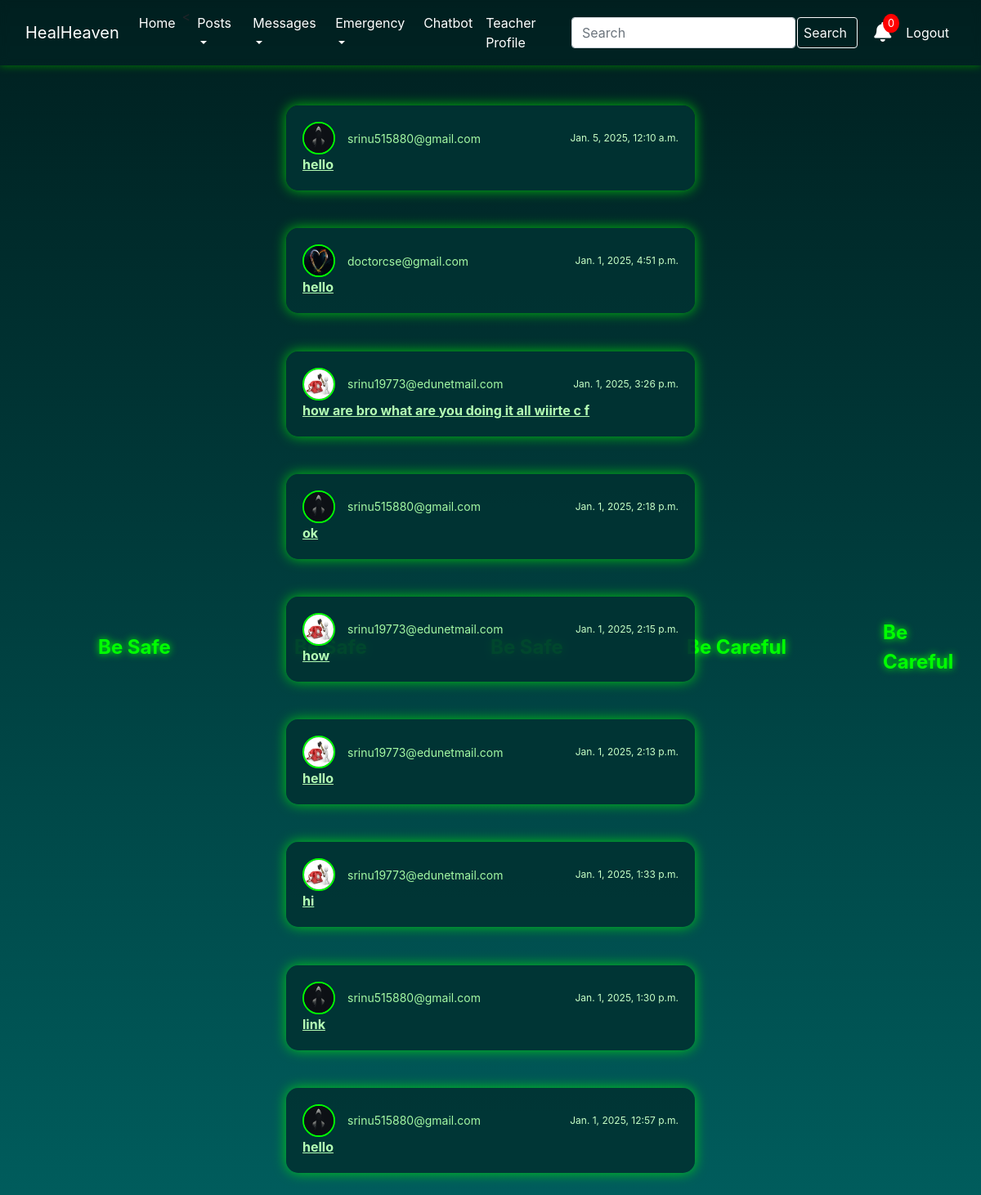
Screenshot of /list/ (signed in) with the database file from the repository.
### blog/models.py (models this page shows, shortened)
class Message(models.Model):
    sender_author = models.ForeignKey(User, related_name='sent_messages', on_delete=models.CASCADE)
    receiver_author = models.ForeignKey(User, related_name='received_messages', on_delete=models.CASCADE)
    sender_email = models.EmailField()
    receiver_email = models.EmailField()
    sender_role = models.CharField(max_length=50)
    receiver_role = models.CharField(max_length=50)
    subject = models.CharField(max_length=100)
    date = models.DateTimeField(auto_now_add=True)
    content = models.TextField()
    sender_status = models.CharField(max_length=20, default="unread")  # unread/read
    receiver_status = models.CharField(max_length=20, default="unread")  # unread/read

### blog/views.py (the view)
# urls.py: path('list/', views.message_list, name='message_list'),
@login_required
def message_list(request):
    messages = Message.objects.filter(
        receiver_author=request.user
    ) | Message.objects.filter(
        sender_author=request.user
    )
    messages = messages.distinct().order_by('-date')
    message_profiles = []
    for message in messages:
        if hasattr(message.sender_author, 'student_profile'):
            sender_profile_pic = message.sender_author.student_profile.image.url
        elif hasattr(message.sender_author, 'teacher_profile'):
            sender_profile_pic = message.sender_author.teacher_profile.image.url
        else:
            sender_profile_pic = None
        if hasattr(message.receiver_author, 'student_profile'):
            receiver_profile_pic = message.receiver_author.student_profile.image.url
        elif hasattr(message.receiver_author, 'teacher_profile'):
            receiver_profile_pic = message.receiver_author.teacher_profile.image.url
        else:
            receiver_profile_pic = None
        message_profiles.append({
            'message': message,
            'sender_profile_pic': sender_profile_pic,
            'receiver_profile_pic': receiver_profile_pic,
        })
    return render(request, 'blog/msglist.html', {'message_profiles': message_profiles, 'current_user': request.user})

### blog/templates/blog/msglist.html (shortened to what this page needs)
{% extends 'blog/home.html' %}
{% block content %}
<head>
</head>
<div class="post-content-wrapper">
    {% for item in message_profiles %}
    <div class="post-card {% if item.message.receiver_author == current_user %}
        {% if item.message.receiver_status == 'unread' %}unread{% else %}read{% endif %}
    {% else %}
        {% if item.message.sender_status == 'unread' %}unread{% else %}read{% endif %}
    {% endif %}">
        <div class="post-header">
            <div class="post-details">
                {% if item.message.receiver_author == current_user %}
                <img src="{{ item.sender_profile_pic }}" alt="Sender Profile Picture" class="post-profile-pic">
                <span class="post-email">{{ item.message.sender_email }}</span>
                {% else %}
                <img src="{{ item.receiver_profile_pic }}" alt="Receiver Profile Picture" class="post-profile-pic">
                <span class="post-email">{{ item.message.receiver_email }}</span>
                {% endif %}
            </div>
            <span class="post-date">{{ item.message.date }}</span>
        </div>
        <form method="POST" action="{% url 'message_detail' %}" id="form-{{ item.message.id }}">
            <a href="#" class="post-subject" onclick="document.getElementById('form-{{ item.message.id }}').submit();">
                {{ item.message.subject }}
            </a>
        </form>
    </div>
    {% endfor %}
</div>
{% endblock %}

### blog/templates/blog/home.html (style rules this page uses)
* { margin: 0; padding: 0; box-sizing: border-box; }
body { background: linear-gradient(to bottom, #001f1f, #005f5f); overflow: hidden; scrollbar-color: #00ff00 rgba(0, 50, 50, 0.9); }

### blog/templates/blog/msglist.html (style rules this page uses)
.post-content-wrapper { display: grid; flex-direction: column; justify-content: center; align-items: center; position: absolute; top: 0; left: 0; right: 0; bottom: 0; margin: auto; overflow: auto; padding: 70px; box-sizing: border-box; gap: 20px; }
.post-card { max-width: 600px; width: 500px; padding: 20px; border-radius: 15px; background: rgba(0, 50, 50, 0.9); box-shadow: 0 0 15px rgba(0, 255, 0, 0.7); color: #00ff00; text-align: left; margin-bottom: 20px; transition: background 0.3s, box-shadow 0.3s; }
.post-card.read { background: rgba(0, 50, 50, 0.9); box-shadow: 0 0 15px rgba(0, 255, 0, 0.7); }
.post-header { display: flex; align-items: center; justify-content: space-between; }
.post-profile-pic { width: 40px; height: 40px; border-radius: 50%; border: 2px solid #00ff00; margin-right: 15px; }
.post-details { display: flex; align-items: center; }
.post-email { font-size: 14px; color: #a4f9a4; }
.post-date { font-size: 12px; color: #c6ffc6; }
.post-subject { font-size: 16px; font-weight: bold; margin: 5px 0; color: #b5ffb5; text-decoration: underline; cursor: pointer; }

### rows the page displays
Message: message.receiver_email "srinu515880@gmail.com", message "Jan. 5, 2025, 12:10 a.m.", message.subject "hello"
Message: shows a picture, message.sender_email "doctorcse@gmail.com", message "Jan. 1, 2025, 4:51 p.m.", message.subject "hello"
Message: message.receiver_email "srinu19773@edunetmail.com", message "Jan. 1, 2025, 3:26 p.m.", message.subject "how are bro what are you doing it all wiirte c f"
Message: message.receiver_email "srinu515880@gmail.com", message "Jan. 1, 2025, 2:18 p.m.", message.subject "ok"
Message: shows a picture, message.sender_email "srinu19773@edunetmail.com", message "Jan. 1, 2025, 2:15 p.m.", message.subject "how"
Message: message.receiver_email "srinu19773@edunetmail.com", message "Jan. 1, 2025, 2:13 p.m.", message.subject "hello"
Message: message.receiver_email "srinu19773@edunetmail.com", message "Jan. 1, 2025, 1:33 p.m.", message.subject "hi"
Message: shows a picture, message.sender_email "srinu515880@gmail.com", message "Jan. 1, 2025, 1:30 p.m.", message.subject "link"
Message: message.receiver_email "srinu515880@gmail.com", message "Jan. 1, 2025, 12:57 p.m.", message.subject "hello"
